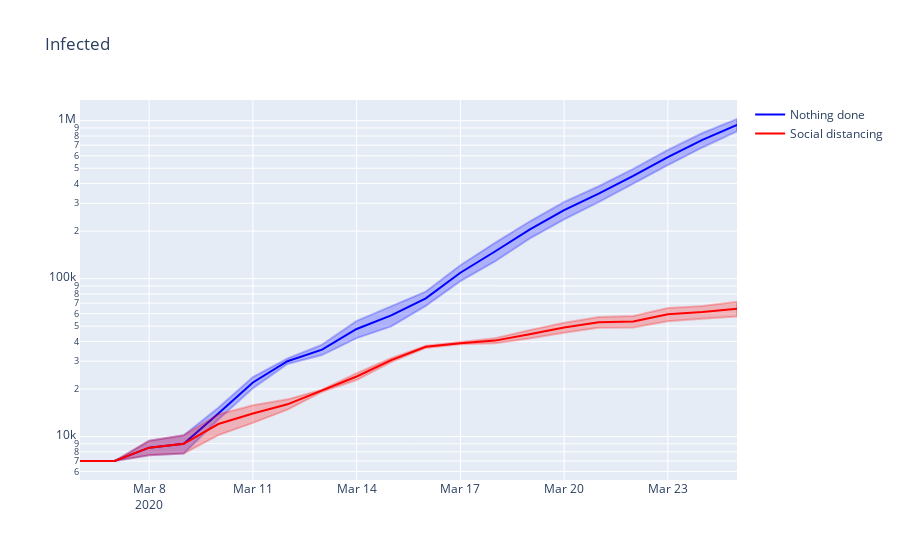

The notebook cell saved with this chart:
### Code cell
plot([
        (saved_stats.get_metric('infectados'), 'Nothing done'),
        (stats_isolation.get_metric('infectados'), 'Social distancing'),
    ], 'Infected', True, stop=90)
